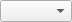
<?xml version="1.0" encoding="UTF-8"?>
<ui version="4.0">
 <class>PinComboBox</class>
 <widget class="QWidget" name="PinComboBox">
  <property name="geometry">
   <rect>
    <x>0</x>
    <y>0</y>
    <width>69</width>
    <height>20</height>
   </rect>
  </property>
  <property name="windowTitle">
   <string>Form</string>
  </property>
  <layout class="QVBoxLayout" name="verticalLayout">
   <property name="spacing">
    <number>0</number>
   </property>
   <property name="leftMargin">
    <number>0</number>
   </property>
   <property name="topMargin">
    <number>0</number>
   </property>
   <property name="rightMargin">
    <number>0</number>
   </property>
   <property name="bottomMargin">
    <number>0</number>
   </property>
   <item>
    <widget class="QComboBox" name="comboBox_PinsType">
     <property name="sizePolicy">
      <sizepolicy hsizetype="Preferred" vsizetype="Preferred">
       <horstretch>0</horstretch>
       <verstretch>0</verstretch>
      </sizepolicy>
     </property>
     <property name="maxVisibleItems">
      <number>25</number>
     </property>
    </widget>
   </item>
  </layout>
 </widget>
 <resources/>
 <connections/>
</ui>
